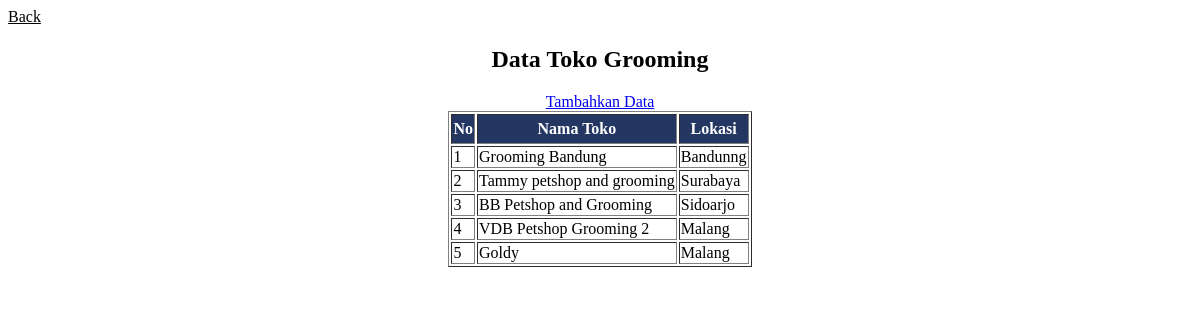
The page /view_grooming.php on the database its author committed.
### tables this page shows
CREATE TABLE `grooming` (
  `id_grooming` int(11) NOT NULL,
  `nama_toko` varchar(500) DEFAULT NULL,
  `lokasi` varchar(500) NOT NULL
);

### view_grooming.php (the view, shortened to what this page needs)
<html>
<link rel="stylesheet" href="style.css" />
    <head></head>
    <a class='link-b' href="home.php">Back</a>
    <center>
    <body>
        <h2>Data Toko Grooming</h2>
        <table border="1">
            <tr class="c">
                <th>No</th>
                <th>Nama Toko</th>
                <th>Lokasi</th>
            </tr>
            <a href="add-grooming.php">Tambahkan Data</a>
        <?php
        include "koneksi.php";
        $query_mysql = mysqli_query($host,"SELECT*FROM grooming");
        while($data = mysqli_fetch_array($query_mysql)){
        ?>
            <tr>
                <td><?php echo $data['id_grooming']; ?></td>
                <td><?php echo $data['nama_toko']; ?></td>
                <td><?php echo $data['lokasi']; ?></td>
             </tr>
             <?php } ?>
        </table>
    </body>
</html>

### style.css (style rules this page uses)
.c { background-color: #243762; color: white; height: 30; }
.link-b { color:black; text-align: left; }

### rows shown on the page
grooming: id_grooming "1", nama_toko "Grooming Bandung", lokasi "Bandunng"
grooming: id_grooming "2", nama_toko "Tammy petshop and grooming", lokasi "Surabaya"
grooming: id_grooming "3", nama_toko "BB Petshop and Grooming", lokasi "Sidoarjo"
grooming: id_grooming "4", nama_toko "VDB Petshop Grooming 2", lokasi "Malang"
grooming: id_grooming "5", nama_toko "Goldy", lokasi "Malang"
